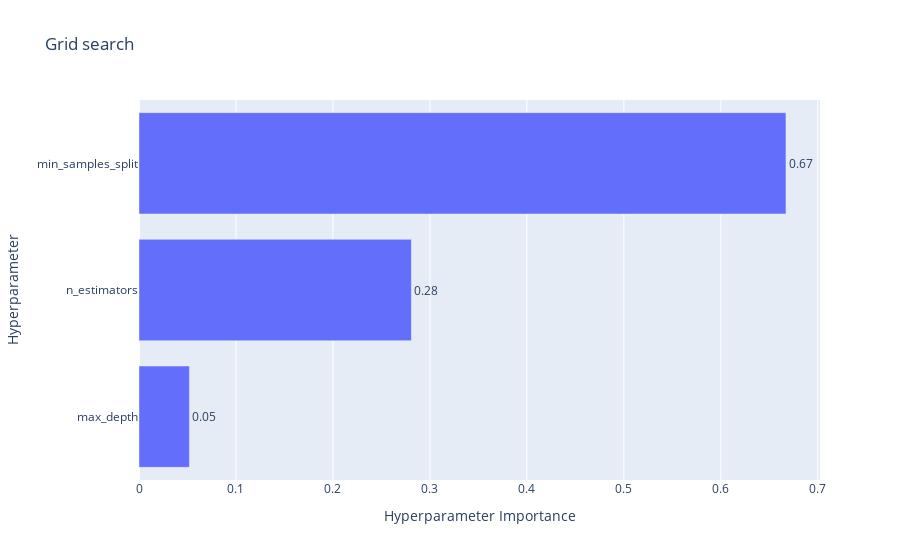
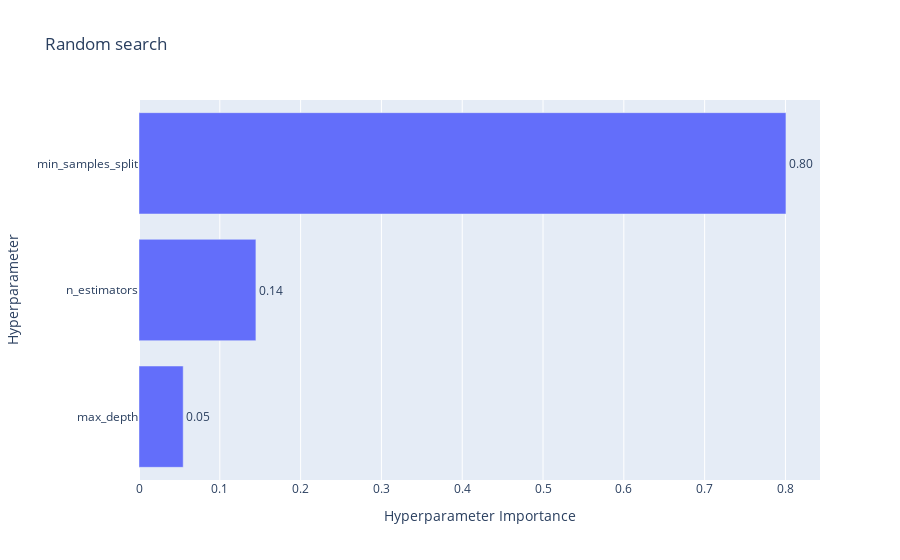
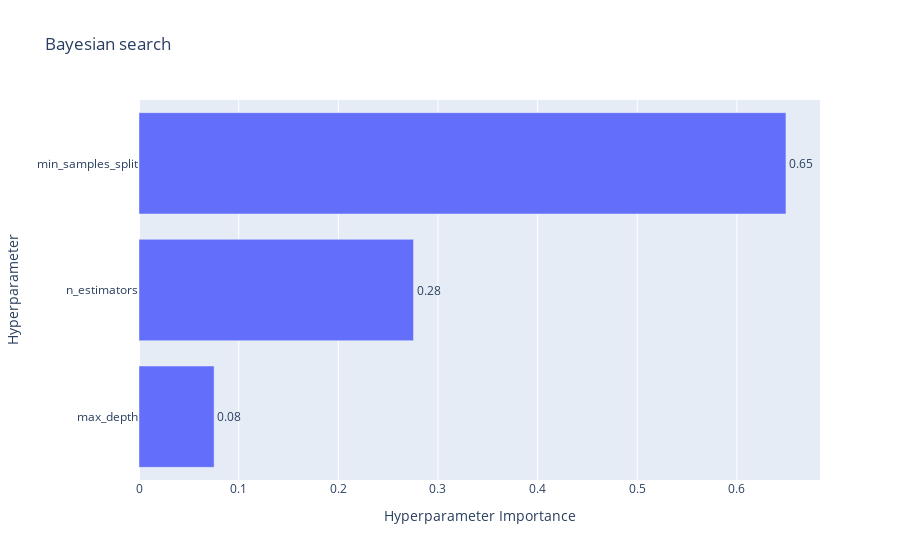

Here is the notebook cell these charts were saved with, in order:
### Code cell
def plot_params(studies):
    for name, study in studies.items():
        if name == "Baseline":
            print(f"Baseline Model Accuracy: {study:.4f}")
        else:
            fig = vis.plot_param_importances(study)  # Get the Plotly figure
            fig.update_layout(title_text=f"{name}")
            fig.show()  # Display the figure

plot_params(studies)

### Figure 1 — Plotly figure (JSON) as saved in the notebook; plotly's stock layout.template omitted (floating-point values rounded to 4 significant figures)
{"data": [{"cliponaxis": false, "hovertemplate": ["max_depth (CategoricalDistribution): 0.05200077327950821<extra></extra>", "n_estimators (CategoricalDistribution): 0.28086183598628106<extra></extra>", "min_samples_split (CategoricalDistribution): 0.6671373907342107<extra></extra>"], "name": "Objective Value", "orientation": "h", "text": ["0.05", "0.28", "0.67"], "textposition": "outside", "type": "bar", "x": [0.052, 0.2809, 0.6671], "y": ["max_depth", "n_estimators", "min_samples_split"]}], "layout": {"title": {"text": "Grid search"}, "xaxis": {"title": {"text": "Hyperparameter Importance"}}, "yaxis": {"title": {"text": "Hyperparameter"}}}}

### Figure 2 — Plotly figure (JSON) as saved in the notebook; plotly's stock layout.template omitted (floating-point values rounded to 4 significant figures)
{"data": [{"cliponaxis": false, "hovertemplate": ["max_depth (CategoricalDistribution): 0.05469710506825344<extra></extra>", "n_estimators (IntDistribution): 0.14467915967975578<extra></extra>", "min_samples_split (IntDistribution): 0.8006237352519908<extra></extra>"], "name": "Objective Value", "orientation": "h", "text": ["0.05", "0.14", "0.80"], "textposition": "outside", "type": "bar", "x": [0.0547, 0.1447, 0.8006], "y": ["max_depth", "n_estimators", "min_samples_split"]}], "layout": {"title": {"text": "Random search"}, "xaxis": {"title": {"text": "Hyperparameter Importance"}}, "yaxis": {"title": {"text": "Hyperparameter"}}}}

### Figure 3 — Plotly figure (JSON) as saved in the notebook; plotly's stock layout.template omitted (floating-point values rounded to 4 significant figures)
{"data": [{"cliponaxis": false, "hovertemplate": ["max_depth (CategoricalDistribution): 0.07537019114274812<extra></extra>", "n_estimators (IntDistribution): 0.27546393716926937<extra></extra>", "min_samples_split (IntDistribution): 0.6491658716879823<extra></extra>"], "name": "Objective Value", "orientation": "h", "text": ["0.08", "0.28", "0.65"], "textposition": "outside", "type": "bar", "x": [0.07537, 0.2755, 0.6492], "y": ["max_depth", "n_estimators", "min_samples_split"]}], "layout": {"title": {"text": "Bayesian search"}, "xaxis": {"title": {"text": "Hyperparameter Importance"}}, "yaxis": {"title": {"text": "Hyperparameter"}}}}
